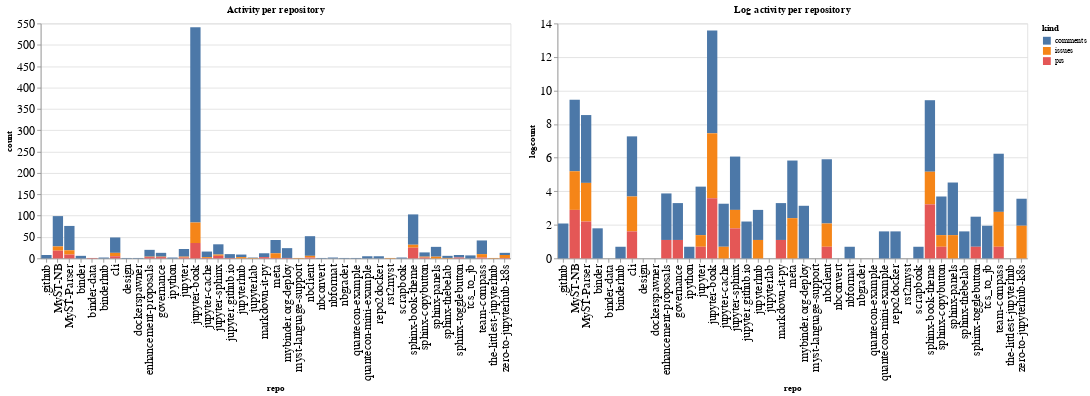

Notebook source saved alongside this figure:
### Code cell
ch1 = alt.Chart(repo_summaries, width=600, title="Activity per repository").mark_bar().encode(
    x='repo',
    y='count',
    color='kind',
    tooltip="kind"
)

ch2 = alt.Chart(repo_summaries, width=600, title="Log activity per repository").mark_bar().encode(
    x='repo',
    y='logcount',
    color='kind',
    tooltip="kind"
)

ch1 | ch2

### Figure 1 — Vega-Lite specification as saved in the notebook (floating-point values rounded to 4 significant figures)
{"config": {"axisLeft": {"labelFontSize": 15}, "axisBottom": {"labelFontSize": 15}}, "hconcat": [{"mark": "bar", "encoding": {"color": {"type": "nominal", "field": "kind"}, "tooltip": {"type": "nominal", "field": "kind"}, "x": {"type": "nominal", "field": "repo"}, "y": {"type": "quantitative", "field": "count"}}, "title": "Activity per repository", "width": 600}, {"mark": "bar", "encoding": {"color": {"type": "nominal", "field": "kind"}, "tooltip": {"type": "nominal", "field": "kind"}, "x": {"type": "nominal", "field": "repo"}, "y": {"type": "quantitative", "field": "logcount"}}, "title": "Log activity per repository", "width": 600}], "data": {"name": "data-f27f255435d831d55e5149863dd7ab37"}, "$schema": "https://vega.github.io/schema/vega-lite/v4.8.1.json", "datasets": {"data-f27f255435d831d55e5149863dd7ab37": [{"repo": ".github", "kind": "comments", "count": 8, "logcount": 2.079}, {"repo": "MyST-NB", "kind": "comments", "count": 71, "logcount": 4.263}, {"repo": "MyST-NB", "kind": "issues", "count": 10, "logcount": 2.303}, {"repo": "MyST-NB", "kind": "prs", "count": 18, "logcount": 2.89}, {"repo": "MyST-Parser", "kind": "comments", "count": 57, "logcount": 4.043}, {"repo": "MyST-Parser", "kind": "issues", "count": 10, "logcount": 2.303}, {"repo": "MyST-Parser", "kind": "prs", "count": 9, "logcount": 2.197}, {"repo": "binder", "kind": "comments", "count": 6, "logcount": 1.792}, {"repo": "binder-data", "kind": "prs", "count": 1, "logcount": 0.0}, {"repo": "binderhub", "kind": "comments", "count": 2, "logcount": 0.6931}, {"repo": "cli", "kind": "comments", "count": 36, "logcount": 3.584}, {"repo": "cli", "kind": "issues", "count": 8, "logcount": 2.079}, {"repo": "cli", "kind": "prs", "count": 5, "logcount": 1.609}, {"repo": "design", "kind": "comments", "count": 1, "logcount": 0.0}, {"repo": "dockerspawner", "kind": "comments", "count": 1, "logcount": 0.0}, {"repo": "enhancement-proposals", "kind": "comments", "count": 16, "logcount": 2.773}, {"repo": "enhancement-proposals", "kind": "issues", "count": 1, "logcount": 0.0}, {"repo": "enhancement-proposals", "kind": "prs", "count": 3, "logcount": 1.099}, {"repo": "governance", "kind": "comments", "count": 9, "logcount": 2.197}, {"repo": "governance", "kind": "issues", "count": 1, "logcount": 0.0}, {"repo": "governance", "kind": "prs", "count": 3, "logcount": 1.099}, {"repo": "ipython", "kind": "comments", "count": 2, "logcount": 0.6931}, {"repo": "jupyter", "kind": "comments", "count": 18, "logcount": 2.89}, {"repo": "jupyter", "kind": "issues", "count": 2, "logcount": 0.6931}, {"repo": "jupyter", "kind": "prs", "count": 2, "logcount": 0.6931}, {"repo": "jupyter-book", "kind": "comments", "count": 457, "logcount": 6.125}, {"repo": "jupyter-book", "kind": "issues", "count": 48, "logcount": 3.871}, {"repo": "jupyter-book", "kind": "prs", "count": 36, "logcount": 3.584}, {"repo": "jupyter-cache", "kind": "comments", "count": 13, "logcount": 2.565}, {"repo": "jupyter-cache", "kind": "issues", "count": 2, "logcount": 0.6931}, {"repo": "jupyter-cache", "kind": "prs", "count": 1, "logcount": 0.0}, {"repo": "jupyter-sphinx", "kind": "comments", "count": 24, "logcount": 3.178}, {"repo": "jupyter-sphinx", "kind": "issues", "count": 3, "logcount": 1.099}, {"repo": "jupyter-sphinx", "kind": "prs", "count": 6, "logcount": 1.792}, {"repo": "jupyter.github.io", "kind": "comments", "count": 9, "logcount": 2.197}, {"repo": "jupyter.github.io", "kind": "prs", "count": 1, "logcount": 0.0}, {"repo": "jupyterhub", "kind": "comments", "count": 6, "logcount": 1.792}, {"repo": "jupyterhub", "kind": "issues", "count": 3, "logcount": 1.099}, {"repo": "jupyterlab", "kind": "comments", "count": 1, "logcount": 0.0}, {"repo": "jupyterlab", "kind": "issues", "count": 1, "logcount": 0.0}, {"repo": "markdown-it-py", "kind": "comments", "count": 9, "logcount": 2.197}, {"repo": "markdown-it-py", "kind": "prs", "count": 3, "logcount": 1.099}, {"repo": "meta", "kind": "comments", "count": 31, "logcount": 3.434}, {"repo": "meta", "kind": "issues", "count": 11, "logcount": 2.398}, {"repo": "meta", "kind": "prs", "count": 1, "logcount": 0.0}, {"repo": "mybinder.org-deploy", "kind": "comments", "count": 23, "logcount": 3.135}, {"repo": "mybinder.org-deploy", "kind": "prs", "count": 1, "logcount": 0.0}, {"repo": "myst-language-support", "kind": "issues", "count": 1, "logcount": 0.0}, {"repo": "nbclient", "kind": "comments", "count": 46, "logcount": 3.829}, {"repo": "nbclient", "kind": "issues", "count": 4, "logcount": 1.386}, {"repo": "nbclient", "kind": "prs", "count": 2, "logcount": 0.6931}, {"repo": "nbconvert", "kind": "comments", "count": 1, "logcount": 0.0}, {"repo": "nbformat", "kind": "comments", "count": 2, "logcount": 0.6931}, {"repo": "nbgrader", "kind": "comments", "count": 1, "logcount": 0.0}, {"repo": "quantecon-example", "kind": "comments", "count": 1, "logcount": 0.0}, {"repo": "quantecon-mini-example", "kind": "comments", "count": 5, "logcount": 1.609}, {"repo": "repo2docker", "kind": "comments", "count": 5, "logcount": 1.609}, {"repo": "rst2myst", "kind": "issues", "count": 1, "logcount": 0.0}, {"repo": "scrapbook", "kind": "comments", "count": 2, "logcount": 0.6931}, {"repo": "sphinx-book-theme", "kind": "comments", "count": 71, "logcount": 4.263}, {"repo": "sphinx-book-theme", "kind": "issues", "count": 7, "logcount": 1.946}, {"repo": "sphinx-book-theme", "kind": "prs", "count": 25, "logcount": 3.219}, {"repo": "sphinx-copybutton", "kind": "comments", "count": 10, "logcount": 2.303}, {"repo": "sphinx-copybutton", "kind": "issues", "count": 2, "logcount": 0.6931}, {"repo": "sphinx-copybutton", "kind": "prs", "count": 2, "logcount": 0.6931}, {"repo": "sphinx-panels", "kind": "comments", "count": 23, "logcount": 3.135}, {"repo": "sphinx-panels", "kind": "issues", "count": 4, "logcount": 1.386}, {"repo": "sphinx-thebelab", "kind": "comments", "count": 5, "logcount": 1.609}, {"repo": "sphinx-thebelab", "kind": "issues", "count": 1, "logcount": 0.0}, {"repo": "sphinx-togglebutton", "kind": "comments", "count": 6, "logcount": 1.792}, {"repo": "sphinx-togglebutton", "kind": "prs", "count": 2, "logcount": 0.6931}, {"repo": "tcs_to_jb", "kind": "comments", "count": 7, "logcount": 1.946}, {"repo": "team-compass", "kind": "comments", "count": 32, "logcount": 3.466}, {"repo": "team-compass", "kind": "issues", "count": 8, "logcount": 2.079}, {"repo": "team-compass", "kind": "prs", "count": 2, "logcount": 0.6931}, {"repo": "the-littlest-jupyterhub", "kind": "issues", "count": 1, "logcount": 0.0}, {"repo": "zero-to-jupyterhub-k8s", "kind": "comments", "count": 5, "logcount": 1.609}, {"repo": "zero-to-jupyterhub-k8s", "kind": "issues", "count": 7, "logcount": 1.946}, {"repo": "zero-to-jupyterhub-k8s", "kind": "prs", "count": 1, "logcount": 0.0}]}}
